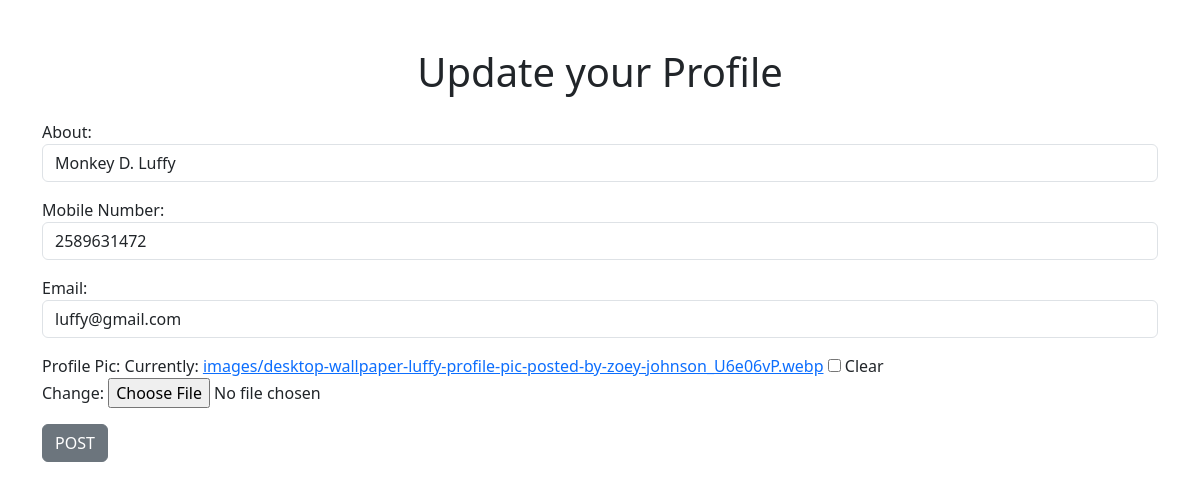
The page /update_profile (signed in) on the database its author committed.
### app1/models.py (models this page shows)
class Profile(models.Model):
    user = models.OneToOneField(User,blank=False, null=False,on_delete=models.CASCADE)
    about = models.TextField(blank=True, null=True)
    mobile_no = models.BigIntegerField(blank=True, null=True)
    email = models.EmailField(blank=True, null=True)
    profile_image = models.ImageField(blank=True, null=True,upload_to = 'images/')

### app1/views.py (the view)
# urls.py: path('update_profile',views.update_profile, name = "update_profile"),
def update_profile(request):
    if request.user.is_authenticated :
        current = Profile.objects.get(user=request.user)
        form = createprofileform(request.POST or None,request.FILES or None,instance=current)
        if form.is_valid() :
            form.save()
            messages.success(request, 'The post has been created successfully.')
            return redirect('/')
        return render(request,'update_profile.html',{'form':form})

### app1/forms.py
class createprofileform(forms.ModelForm):
    profile_image = forms.ImageField(label='Profile Pic',required=False)
    email = forms.EmailField(label='Email', widget=forms.EmailInput(attrs={'placeholder': 'Enter your email',"class":"form-control"}))
    mobile_no = forms.CharField(label='Mobile Number', max_length=15, widget=forms.TextInput(attrs={'placeholder': 'Enter your mobile number',"class":"form-control"}))
    about = forms.CharField(label='About',max_length=100, widget=forms.TextInput(attrs={'placeholder': 'Enter description',"class":"form-control"}))
    class Meta:
        model = Profile
        exclude = ('user',)

### app1/templates/update_profile.html (shortened to what this page needs)
<!DOCTYPE html>
<html lang="en">
    <head>
        <link href="https://cdn.jsdelivr.net/npm/bootstrap@5.3.3/dist/css/bootstrap.min.css" rel="stylesheet"
>
    </head>
    <body>
        <div class="container mt-5">
            <h1 class="text-center mb-4">Update your Profile</h1>
            <div class="row">
                <div class="container">
                    {% if form %}
                    <form method="post" enctype="multipart/form-data">
                        {{ form.as_p }}
                        <button type="submit" class="btn btn-secondary">POST</button>
                    </form>
                    {% endif %}
                </div>
            </div>
        </div>
    </body>
</html>

### rows shown on the page
Profile: about "Monkey D. Luffy", mobile_no "2589631472", email "luffy@gmail.com"
